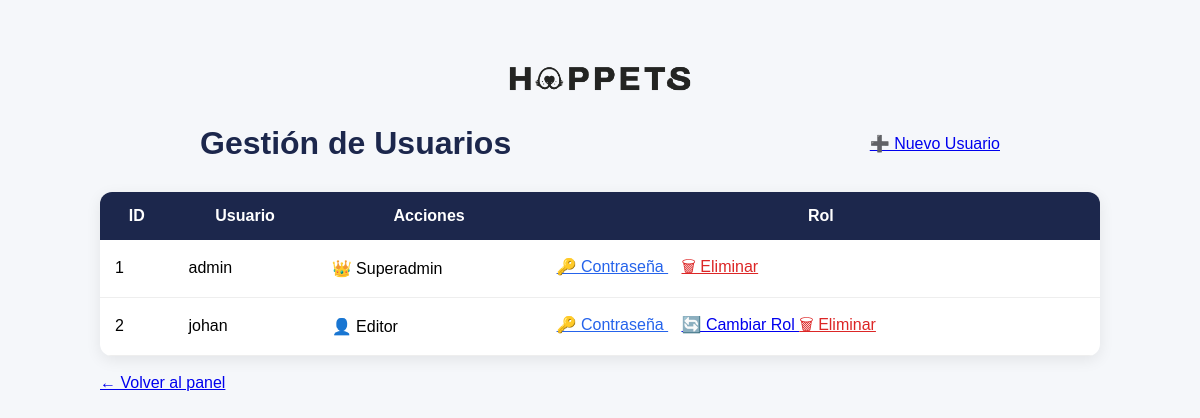
/usuarios (signed in), run on the app's committed database.
### tables this page shows
CREATE TABLE usuarios (
    id INTEGER PRIMARY KEY AUTOINCREMENT,
    usuario TEXT UNIQUE NOT NULL,
    password TEXT NOT NULL
, rol TEXT DEFAULT 'editor');

### app.py (the view)
@app.route("/usuarios")
def usuarios():
    if not session.get("usuario"):
        return redirect("/login")
    rol = obtener_rol(session.get("usuario"))
    if rol != "superadmin":
        return redirect("/admin")
    usuarios = get_usuarios()
    return render_template(
        "usuarios.html",
        usuarios=usuarios,
        rol_actual=rol
    )

### app.py (called while the page is built)
def get_usuarios():
    conn = sqlite3.connect("database/products.db")
    conn.row_factory = sqlite3.Row
    usuarios = conn.execute(
    """
    SELECT id, usuario, rol
    FROM usuarios
    ORDER BY usuario
    """
).fetchall()
    conn.close()
    return usuarios

def obtener_rol(usuario):
    conn = sqlite3.connect("database/products.db")
    conn.row_factory = sqlite3.Row
    resultado = conn.execute(
        """
        SELECT rol
        FROM usuarios
        WHERE usuario = ?
        """,
        (usuario,)
    ).fetchone()
    conn.close()
    if resultado:
        return resultado["rol"]
    return None

### templates/usuarios.html (shortened to what this page needs)
<!DOCTYPE html>
<html lang="es">
<head>
</head>
<body>
<div class="container">
<div class="logo-admin">
    <img
        src="{{ url_for('static', filename='images/logo-negro.png') }}"
        alt="Hoppets">
</div>
<div class="header-usuarios">
    <h1>Gestión de Usuarios</h1>
    <a href="/crear_usuario" class="btn-nuevo">
        ➕ Nuevo Usuario
    </a>
</div>
<table>
<tr>
<th>ID</th>
<th>Usuario</th>
<th>Acciones</th>
<th>Rol</th>
</tr>
{% for usuario in usuarios %}
<tr>
<td>{{ usuario['id'] }}</td>
<td>{{ usuario['usuario'] }}</td>
<td>
    {% if usuario['rol'] == 'superadmin' %}
        👑 Superadmin
    {% else %}
        👤 Editor
    {% endif %}
</td>
<td>
<a
href="/password/{{ usuario['id'] }}"
class="editar">
🔑 Contraseña
</a>
{% if rol_actual == "superadmin" and usuario['usuario'] != 'admin' %}
<a href="/cambiar_rol/{{ usuario['id'] }}">
    🔄 Cambiar Rol
</a>
{% endif %}
<a
href="/eliminar_usuario/{{ usuario['id'] }}"
class="eliminar"
onclick="return confirm('¿Eliminar usuario?')">
🗑 Eliminar
</a>
</td>
</tr>
{% endfor %}
</table>
<br>
<a href="/admin">
← Volver al panel
</a>
</div>
</body>
</html>

### templates/usuarios.html (style rules this page uses)
body { font-family:Arial,sans-serif; background:#f5f7fa; padding:40px; }
.container { max-width:1000px; margin:auto; }
h1 { color:#1c274c; margin-bottom:25px; }
table { width:100%; background:white; border-collapse:collapse; border-radius:12px; overflow:hidden; box-shadow:0 4px 15px rgba(0,0,0,.08); }
th { background:#1c274c; color:white; padding:15px; }
td { padding:15px; border-bottom:1px solid #eee; }
.editar { color:#2563eb; }
.eliminar { color:#dc2626; }
.logo-admin { text-align:center; margin-bottom:20px; }
.logo-admin img { width:220px; max-width:100%; }
.header-usuarios { width:80%; margin:20px auto 30px auto; display:flex; justify-content:space-between; align-items:center; }
.header-usuarios h1 { margin:0; }

### data on the page
usuarios: id "1", usuario "admin", rol "👑 Superadmin"
usuarios: id "2", usuario "johan", rol "👤 Editor"
